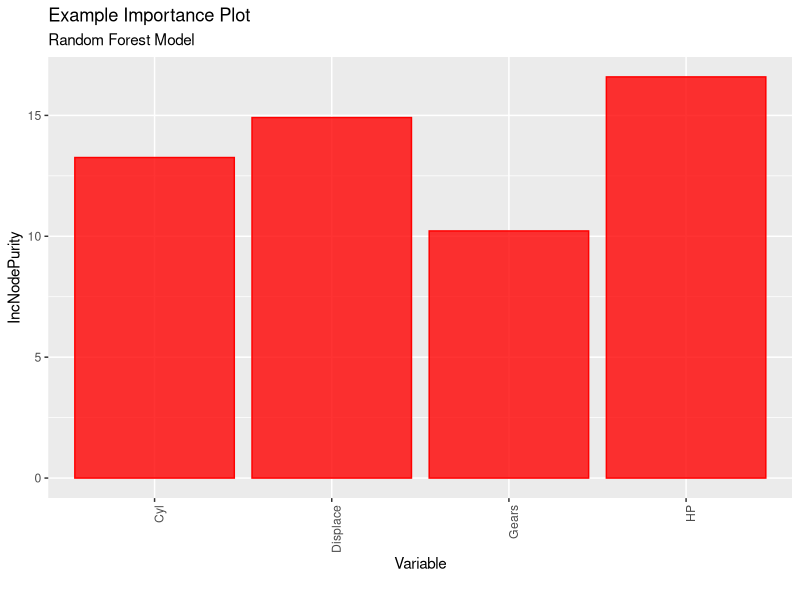

The R source for this figure:
# Example Framework code
rm(list=ls())

# Split function
SplitData <- function(DataFrame,PercentageToSplit)
{
  # Will add index column
  DataFrame$x <- seq(1,nrow(DataFrame))
  
  ## 70% of the sample size
  smp_size <- floor(0.70 * nrow(DataFrame))
  
  # Create sampling index
  train_ind <- sample(DataFrame$x, size = smp_size)
  
  # Now split te data into training and test
  train <- DataFrame[train_ind, ]
  test <- DataFrame[-train_ind, ]
  
  # Return list of data frames
  ReturnList <- list(train,test)
  
  return(ReturnList)
}

ImportancePlot <- function(Model,Title="",SubTitle="",Caption="")
{
  
  library(ggplot2)
  
  MeanDecreaseGini <- importance(Model)
  MeanDecreaseGini <- as.data.frame(MeanDecreaseGini)
  MeanDecreaseGini$Variable <- rownames(MeanDecreaseGini)
  
  ImpPlot <- ggplot(data = MeanDecreaseGini, aes(Variable, IncNodePurity)) +
    geom_bar(stat = "identity", position = "dodge",colour="red",alpha=0.8,fill="red") +
    theme(axis.text.x = element_text(angle = 90, hjust = 1)) +
    labs(caption = Caption) +
    ggtitle(Title,
            subtitle = paste(SubTitle)) 
  print(ImpPlot)
}

# Function to load a check data 
DataLoadAndFormat <- function(Backtest=TRUE,Debug=TRUE)
{
  if (Debug==TRUE) {print("Loading data")}
  
  # Use example iris data set
  DataFrame <- mtcars
  

  
  return(DataFrame)
}

# Function to pre-process the data
PreProcess <- function(DataFrame,Columns,ColumnNames,Backtest=TRUE,Debug=TRUE)
{
  if (Debug==TRUE) {print("PreProcessing data")}
  
  # Generic code
  DataFrame <- DataFrame[,Columns]
  colnames(DataFrame) <- ColumnNames
  
  # Split data
  ListOfDataFrames <- SplitData(DataFrame,PercentageToSplit=80)
  
  return(ListOfDataFrames)
}

TrainingModel <- function(DataFrame,ColumnNames,PredictVariable="S",NTrees=5,
                          Backtest=TRUE,Debug=TRUE,SaveModel=FALSE,PlotImportance=TRUE)
{
  if (Debug==TRUE) {print("Training on data")}
  
  library(randomForest)
  
  PredictVariable <- DataFrame[,PredictVariable]
  
  VariableColumns <- DataFrame[,ColumnNames]
  
  DataFrame <- cbind(VariableColumns,PredictVariable)
  
  # Train
  Model = randomForest(PredictVariable ~ . ,
                       data = DataFrame,
                       keep.forest=TRUE,
                       importance=TRUE,
                       ntrees = NTrees)
  
  # Save model if required
  if (SaveModel == TRUE) {saveRDS(Model, "RandomForest.rds")}
  
  # Plot importance
  if (PlotImportance == TRUE) {ImportancePlot(Model,"Example Importance Plot","Random Forest Model")}
  
  return(Model)
  
}

Predict <- function(DataFrame,Model,
                    Backtest=TRUE,Debug=TRUE)
{
  if (Debug==TRUE) {print("Predicting from model and data")}
  
  DataFrame$Prediction <- predict(Model,DataFrame)
  
  return(DataFrame)
}

PostProcess <- function(DataFrame,PredictVariable="",
                        Backtest=TRUE,Debug=TRUE)
{
  
  if (Debug==TRUE) {print("Post processing data")}
  
  PredictVariable <- DataFrame[,PredictVariable]
  
  # reformat data
  DataFrame$Error <- DataFrame$Prediction - PredictVariable
  print(DataFrame)
  
  RMSE <- sqrt(sum(DataFrame$Error^2))
  DataFrame <- data.frame(Desc="RMS Error",RMSE=RMSE)
  return(DataFrame)
}

# Main process code here
#[, 1]	mpg	Miles/(US) gallon
#[, 2]	cyl	Number of cylinders
#[, 3]	disp	Displacement (cu.in.)
#[, 4]	hp	Gross horsepower
#[, 5]	drat	Rear axle ratio
#[, 6]	wt	Weight (1000 lbs)
#[, 7]	qsec	1/4 mile time
#[, 8]	vs	Engine (0 = V-shaped, 1 = straight)
#[, 9]	am	Transmission (0 = automatic, 1 = manual)
#[,10]	gear	Number of forward gears
#[,11]	carb	Number of carburetors

# Load data
DataFrame <- DataLoadAndFormat(Backtest=TRUE,Debug=TRUE)
if (nrow(DataFrame)>0) 
{
  # Pre-Process
  ListOfDataFrames <- PreProcess(DataFrame,c("carb","cyl","disp","hp","gear"),
                                 c("carb","Cyl","Displace","HP","Gears"),
                                 Backtest=TRUE,
                                 Debug=TRUE)
  # Training
  Model <-     TrainingModel(ListOfDataFrames[[1]],
                             c("Cyl","Displace","HP","Gears"),
                             PredictVariable="carb",
                             NTrees=5,
                             SaveModel=FALSE,
                             PlotImportance=TRUE)
  
  # Predict from training
  TrainingPredictions <- Predict(ListOfDataFrames[[1]],Model,
                                 Backtest=TRUE,Debug=TRUE)
  # Predict testing set
  TestingPredictions <- Predict(ListOfDataFrames[[2]],Model,
                                Backtest=TRUE,Debug=TRUE)
  # Do results processing
  ResultsDataFrame <- PostProcess(TestingPredictions,PredictVariable="carb",
                                  Backtest=TRUE,Debug=TRUE)
  
  print(ResultsDataFrame)
  
} else {
  print("No data found")
}
